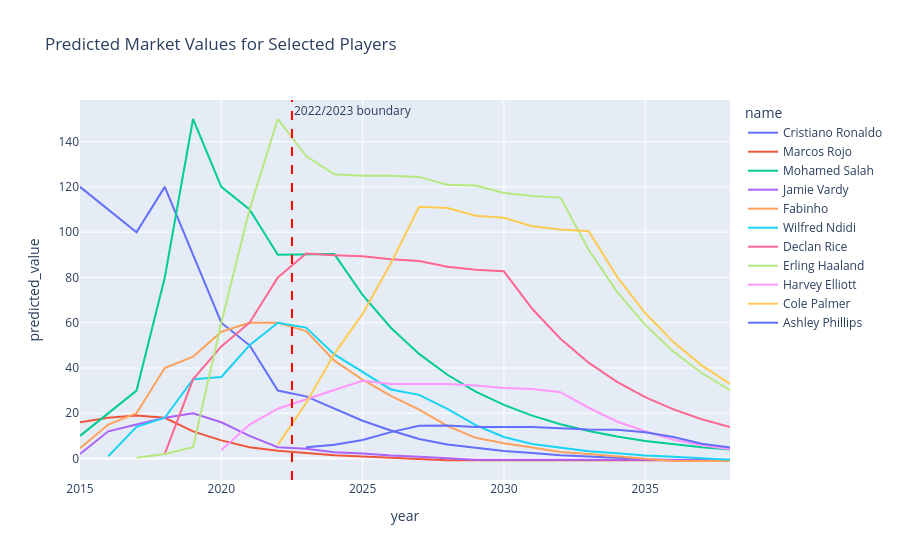

Notebook code cell kept with this figure:
### Code cell
plot_player_value_trends(
    pdf_train, merged_capped,
    player_ids=players
).show()

### Figure 1 — Plotly figure (JSON) as saved in the notebook; plotly's stock layout.template omitted (floating-point values rounded to 4 significant figures)
{"data": [{"customdata": [[29], [31], [31], [32], [34], [35], [36], [37], [38], [39], [40], [41], [42], [43], [44], [45], [46], [47], [48], [49], [50], [51], [52], [53]], "hovertemplate": "name=Cristiano Ronaldo<br>year=%{x}<br>predicted_value=%{y}<br>age=%{customdata[0]}<extra></extra>", "legendgroup": "Cristiano Ronaldo", "line": {"color": "#636efa", "dash": "solid"}, "marker": {"symbol": "circle"}, "mode": "lines", "name": "Cristiano Ronaldo", "orientation": "v", "showlegend": true, "type": "scatter", "x": [2015, 2016, 2017, 2018, 2019, 2020, 2021, 2022, 2023, 2024, 2025, 2026, 2027, 2028, 2029, 2030, 2031, 2032, 2033, 2034, 2035, 2036, 2037, 2038], "xaxis": "x", "y": [120, 110, 100, 120, 90, 60, 50, 30, 27.44, 21.95, 16.67, 12.38, 8.626, 6.217, 4.766, 3.319, 2.384, 1.406, 0.8533, 0.3187, -0.3143, -0.7463, -0.7463, -0.7463], "yaxis": "y"}, {"customdata": [[24], [25], [26], [27], [29], [30], [30], [32], [33], [34], [35], [36], [37], [38], [39], [40], [41], [42], [43], [44], [45], [46], [47], [48]], "hovertemplate": "name=Marcos Rojo<br>year=%{x}<br>predicted_value=%{y}<br>age=%{customdata[0]}<extra></extra>", "legendgroup": "Marcos Rojo", "line": {"color": "#EF553B", "dash": "solid"}, "marker": {"symbol": "circle"}, "mode": "lines", "name": "Marcos Rojo", "orientation": "v", "showlegend": true, "type": "scatter", "x": [2015, 2016, 2017, 2018, 2019, 2020, 2021, 2022, 2023, 2024, 2025, 2026, 2027, 2028, 2029, 2030, 2031, 2032, 2033, 2034, 2035, 2036, 2037, 2038], "xaxis": "x", "y": [16, 18, 19, 18, 12, 8, 5, 3.4, 2.384, 1.406, 0.8533, 0.3187, -0.3143, -0.7463, -0.7463, -0.7463, -0.7463, -0.7463, -0.7463, -0.7463, -0.7463, -0.7463, -0.7463, -0.7463], "yaxis": "y"}, {"customdata": [[22], [23], [24], [25], [27], [27], [28], [30], [30], [31], [32], [33], [34], [35], [36], [37], [38], [39], [40], [41], [42], [43], [44], [45]], "hovertemplate": "name=Mohamed Salah<br>year=%{x}<br>predicted_value=%{y}<br>age=%{customdata[0]}<extra></extra>", "legendgroup": "Mohamed Salah", "line": {"color": "#00cc96", "dash": "solid"}, "marker": {"symbol": "circle"}, "mode": "lines", "name": "Mohamed Salah", "orientation": "v", "showlegend": true, "type": "scatter", "x": [2015, 2016, 2017, 2018, 2019, 2020, 2021, 2022, 2023, 2024, 2025, 2026, 2027, 2028, 2029, 2030, 2031, 2032, 2033, 2034, 2035, 2036, 2037, 2038], "xaxis": "x", "y": [10, 20, 30, 80, 150, 120, 110, 90, 90.3, 90.3, 72.24, 57.79, 46.23, 36.99, 29.59, 23.67, 18.94, 15.15, 12.12, 9.696, 7.757, 6.205, 4.964, 3.972], "yaxis": "y"}, {"customdata": [[28], [29], [30], [30], [32], [33], [34], [35], [36], [37], [38], [39], [40], [41], [42], [43], [44], [45], [46], [47], [48], [49], [50], [51]], "hovertemplate": "name=Jamie Vardy<br>year=%{x}<br>predicted_value=%{y}<br>age=%{customdata[0]}<extra></extra>", "legendgroup": "Jamie Vardy", "line": {"color": "#ab63fa", "dash": "solid"}, "marker": {"symbol": "circle"}, "mode": "lines", "name": "Jamie Vardy", "orientation": "v", "showlegend": true, "type": "scatter", "x": [2015, 2016, 2017, 2018, 2019, 2020, 2021, 2022, 2023, 2024, 2025, 2026, 2027, 2028, 2029, 2030, 2031, 2032, 2033, 2034, 2035, 2036, 2037, 2038], "xaxis": "x", "y": [2, 12, 15, 18, 20, 16, 10, 5, 4.341, 2.814, 2.251, 1.338, 0.7848, -0.04232, -0.5862, -0.5862, -0.5862, -0.5862, -0.5862, -0.5862, -0.5862, -0.5862, -0.5862, -0.5862], "yaxis": "y"}, {"customdata": [[21], [22], [23], [24], [25], [26], [27], [28], [29], [30], [31], [32], [33], [34], [35], [36], [37], [38], [39], [40], [41], [42], [43], [44]], "hovertemplate": "name=Fabinho<br>year=%{x}<br>predicted_value=%{y}<br>age=%{customdata[0]}<extra></extra>", "legendgroup": "Fabinho", "line": {"color": "#FFA15A", "dash": "solid"}, "marker": {"symbol": "circle"}, "mode": "lines", "name": "Fabinho", "orientation": "v", "showlegend": true, "type": "scatter", "x": [2015, 2016, 2017, 2018, 2019, 2020, 2021, 2022, 2023, 2024, 2025, 2026, 2027, 2028, 2029, 2030, 2031, 2032, 2033, 2034, 2035, 2036, 2037, 2038], "xaxis": "x", "y": [4.5, 15, 20, 40, 45, 56, 60, 60, 56.3, 43.21, 34.81, 27.63, 21.59, 14.4, 9.137, 6.711, 4.859, 2.879, 1.944, 0.9664, -0.1213, -1.105, -1.105, -1.105], "yaxis": "y"}, {"customdata": [[19], [20], [21], [22], [23], [24], [25], [26], [27], [28], [29], [30], [31], [32], [33], [34], [35], [36], [37], [38], [39], [40], [41]], "hovertemplate": "name=Wilfred Ndidi<br>year=%{x}<br>predicted_value=%{y}<br>age=%{customdata[0]}<extra></extra>", "legendgroup": "Wilfred Ndidi", "line": {"color": "#19d3f3", "dash": "solid"}, "marker": {"symbol": "circle"}, "mode": "lines", "name": "Wilfred Ndidi", "orientation": "v", "showlegend": true, "type": "scatter", "x": [2016, 2017, 2018, 2019, 2020, 2021, 2022, 2023, 2024, 2025, 2026, 2027, 2028, 2029, 2030, 2031, 2032, 2033, 2034, 2035, 2036, 2037, 2038], "xaxis": "x", "y": [1, 14, 18, 35, 36, 50, 60, 57.85, 45.99, 38.13, 30.51, 28.11, 21.96, 14.77, 9.509, 6.41, 4.697, 3.251, 2.315, 1.338, 0.7848, -0.04232, -0.5862], "yaxis": "y"}, {"customdata": [[18], [20], [21], [22], [23], [24], [25], [26], [27], [28], [29], [30], [31], [32], [33], [34], [35], [36], [37], [38], [39]], "hovertemplate": "name=Declan Rice<br>year=%{x}<br>predicted_value=%{y}<br>age=%{customdata[0]}<extra></extra>", "legendgroup": "Declan Rice", "line": {"color": "#FF6692", "dash": "solid"}, "marker": {"symbol": "circle"}, "mode": "lines", "name": "Declan Rice", "orientation": "v", "showlegend": true, "type": "scatter", "x": [2018, 2019, 2020, 2021, 2022, 2023, 2024, 2025, 2026, 2027, 2028, 2029, 2030, 2031, 2032, 2033, 2034, 2035, 2036, 2037, 2038], "xaxis": "x", "y": [2, 35, 49.5, 60, 80, 90.56, 89.85, 89.31, 88.05, 87.22, 84.76, 83.43, 82.71, 66.17, 52.94, 42.35, 33.88, 27.1, 21.68, 17.35, 13.88], "yaxis": "y"}, {"customdata": [[17], [18], [18], [19], [20], [21], [22], [23], [24], [25], [26], [27], [28], [29], [30], [31], [32], [33], [34], [35], [36], [37]], "hovertemplate": "name=Erling Haaland<br>year=%{x}<br>predicted_value=%{y}<br>age=%{customdata[0]}<extra></extra>", "legendgroup": "Erling Haaland", "line": {"color": "#B6E880", "dash": "solid"}, "marker": {"symbol": "circle"}, "mode": "lines", "name": "Erling Haaland", "orientation": "v", "showlegend": true, "type": "scatter", "x": [2017, 2018, 2019, 2020, 2021, 2022, 2023, 2024, 2025, 2026, 2027, 2028, 2029, 2030, 2031, 2032, 2033, 2034, 2035, 2036, 2037, 2038], "xaxis": "x", "y": [0.3, 2, 5, 60, 110, 150, 133.6, 125.6, 124.9, 124.9, 124.4, 121.0, 120.6, 117.3, 116.0, 115.3, 92.22, 73.77, 59.02, 47.21, 37.77, 30.22], "yaxis": "y"}, {"customdata": [[17], [17], [18], [20], [21], [22], [23], [24], [25], [26], [27], [28], [29], [30], [31], [32], [33], [34], [35]], "hovertemplate": "name=Harvey Elliott<br>year=%{x}<br>predicted_value=%{y}<br>age=%{customdata[0]}<extra></extra>", "legendgroup": "Harvey Elliott", "line": {"color": "#FF97FF", "dash": "solid"}, "marker": {"symbol": "circle"}, "mode": "lines", "name": "Harvey Elliott", "orientation": "v", "showlegend": true, "type": "scatter", "x": [2020, 2021, 2022, 2023, 2024, 2025, 2026, 2027, 2028, 2029, 2030, 2031, 2032, 2033, 2034, 2035, 2036, 2037, 2038], "xaxis": "x", "y": [3.6, 15, 22, 26.27, 30.25, 34.34, 32.92, 32.95, 32.95, 32.28, 31.19, 30.67, 29.29, 22.43, 16.35, 12.06, 8.307, 5.898, 4.115], "yaxis": "y"}, {"customdata": [[20], [21], [22], [23], [24], [25], [26], [27], [28], [29], [30], [31], [32], [33], [34], [35], [36]], "hovertemplate": "name=Cole Palmer<br>year=%{x}<br>predicted_value=%{y}<br>age=%{customdata[0]}<extra></extra>", "legendgroup": "Cole Palmer", "line": {"color": "#FECB52", "dash": "solid"}, "marker": {"symbol": "circle"}, "mode": "lines", "name": "Cole Palmer", "orientation": "v", "showlegend": true, "type": "scatter", "x": [2022, 2023, 2024, 2025, 2026, 2027, 2028, 2029, 2030, 2031, 2032, 2033, 2034, 2035, 2036, 2037, 2038], "xaxis": "x", "y": [6, 24.51, 46.24, 63.89, 86.23, 111.2, 110.7, 107.2, 106.4, 102.6, 101.2, 100.4, 80.36, 64.29, 51.43, 41.14, 32.91], "yaxis": "y"}, {"customdata": [[17], [18], [19], [20], [21], [22], [23], [24], [25], [26], [27], [28], [29], [30], [31], [32]], "hovertemplate": "name=Ashley Phillips<br>year=%{x}<br>predicted_value=%{y}<br>age=%{customdata[0]}<extra></extra>", "legendgroup": "Ashley Phillips", "line": {"color": "#636efa", "dash": "solid"}, "marker": {"symbol": "circle"}, "mode": "lines", "name": "Ashley Phillips", "orientation": "v", "showlegend": true, "type": "scatter", "x": [2023, 2024, 2025, 2026, 2027, 2028, 2029, 2030, 2031, 2032, 2033, 2034, 2035, 2036, 2037, 2038], "xaxis": "x", "y": [4.932, 6.063, 8.184, 11.66, 14.51, 14.61, 13.88, 13.88, 13.88, 13.37, 12.85, 12.68, 11.62, 9.467, 6.558, 4.846], "yaxis": "y"}], "layout": {"annotations": [{"showarrow": false, "text": "2022/2023 boundary", "x": 2022.0, "xanchor": "left", "xref": "x", "y": 1, "yanchor": "top", "yref": "y domain"}], "legend": {"title": {"text": "name"}, "tracegroupgap": 0}, "shapes": [{"line": {"color": "red", "dash": "dash"}, "type": "line", "x0": 2022.0, "x1": 2022.0, "xref": "x", "y0": 0, "y1": 1, "yref": "y domain"}], "title": {"text": "Predicted Market Values for Selected Players"}, "xaxis": {"anchor": "y", "domain": [0, 1], "title": {"text": "year"}}, "yaxis": {"anchor": "x", "domain": [0, 1], "title": {"text": "predicted_value"}}}}
